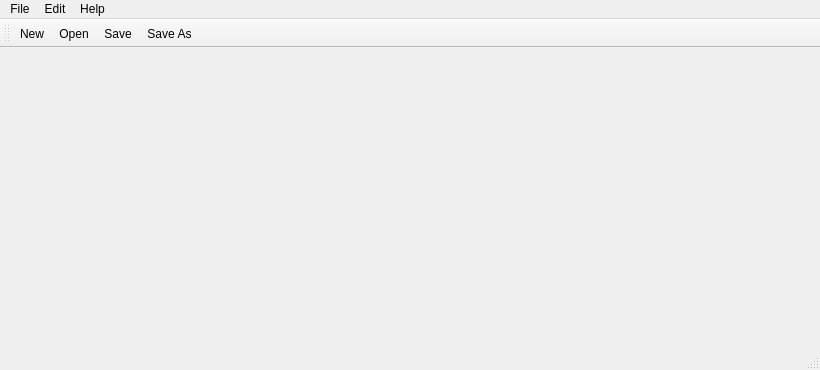
<?xml version="1.0" encoding="UTF-8"?>
<ui version="4.0">
 <class>PaletteEditor</class>
 <widget class="QMainWindow" name="PaletteEditor">
  <property name="geometry">
   <rect>
    <x>0</x>
    <y>0</y>
    <width>820</width>
    <height>370</height>
   </rect>
  </property>
  <property name="windowTitle">
   <string>NES Color Palette Editor</string>
  </property>
  <widget class="QWidget" name="centralwidget">
   <layout class="QHBoxLayout" name="horizontalLayout">
    <item>
     <widget class="PaletteViewer" name="wdPaletteViewer" native="true">
      <property name="sizePolicy">
       <sizepolicy hsizetype="Expanding" vsizetype="Expanding">
        <horstretch>0</horstretch>
        <verstretch>0</verstretch>
       </sizepolicy>
      </property>
     </widget>
    </item>
   </layout>
  </widget>
  <widget class="QMenuBar" name="menubar">
   <property name="geometry">
    <rect>
     <x>0</x>
     <y>0</y>
     <width>820</width>
     <height>22</height>
    </rect>
   </property>
   <widget class="QMenu" name="menuFile">
    <property name="title">
     <string>File</string>
    </property>
    <addaction name="actionNew"/>
    <addaction name="actionOpen"/>
    <addaction name="actionSave"/>
    <addaction name="actionSave_As"/>
    <addaction name="actionExport_as_PNG"/>
    <addaction name="separator"/>
    <addaction name="actionQuit"/>
   </widget>
   <widget class="QMenu" name="menuHelp">
    <property name="title">
     <string>Help</string>
    </property>
    <addaction name="separator"/>
    <addaction name="actionAbout"/>
   </widget>
   <widget class="QMenu" name="menuEdit">
    <property name="title">
     <string>Edit</string>
    </property>
    <addaction name="actionShow_grid"/>
   </widget>
   <addaction name="menuFile"/>
   <addaction name="menuEdit"/>
   <addaction name="menuHelp"/>
  </widget>
  <widget class="QStatusBar" name="statusbar"/>
  <widget class="QToolBar" name="toolBar">
   <property name="windowTitle">
    <string>toolBar</string>
   </property>
   <attribute name="toolBarArea">
    <enum>TopToolBarArea</enum>
   </attribute>
   <attribute name="toolBarBreak">
    <bool>false</bool>
   </attribute>
   <addaction name="actionNew"/>
   <addaction name="actionOpen"/>
   <addaction name="actionSave"/>
   <addaction name="actionSave_As"/>
  </widget>
  <action name="actionNew">
   <property name="icon">
    <iconset theme="document-new">
     <normaloff>.</normaloff>.</iconset>
   </property>
   <property name="text">
    <string>New</string>
   </property>
  </action>
  <action name="actionOpen">
   <property name="icon">
    <iconset theme="document-open">
     <normaloff>.</normaloff>.</iconset>
   </property>
   <property name="text">
    <string>Open</string>
   </property>
  </action>
  <action name="actionSave">
   <property name="icon">
    <iconset theme="document-save">
     <normaloff>.</normaloff>.</iconset>
   </property>
   <property name="text">
    <string>Save</string>
   </property>
  </action>
  <action name="actionSave_As">
   <property name="icon">
    <iconset theme="document-save-as">
     <normaloff>.</normaloff>.</iconset>
   </property>
   <property name="text">
    <string>Save As...</string>
   </property>
  </action>
  <action name="actionQuit">
   <property name="icon">
    <iconset theme="application-exit">
     <normaloff>.</normaloff>.</iconset>
   </property>
   <property name="text">
    <string>Quit</string>
   </property>
  </action>
  <action name="actionAbout">
   <property name="icon">
    <iconset theme="help-about">
     <normaloff>.</normaloff>.</iconset>
   </property>
   <property name="text">
    <string>About</string>
   </property>
  </action>
  <action name="actionShow_grid">
   <property name="checkable">
    <bool>true</bool>
   </property>
   <property name="text">
    <string>Show grid</string>
   </property>
  </action>
  <action name="actionExport_as_PNG">
   <property name="text">
    <string>Export as PNG...</string>
   </property>
  </action>
 </widget>
 <customwidgets>
  <customwidget>
   <class>PaletteViewer</class>
   <extends>QWidget</extends>
   <header location="global">PaletteViewer.h</header>
   <container>1</container>
  </customwidget>
 </customwidgets>
 <resources/>
 <connections/>
</ui>
